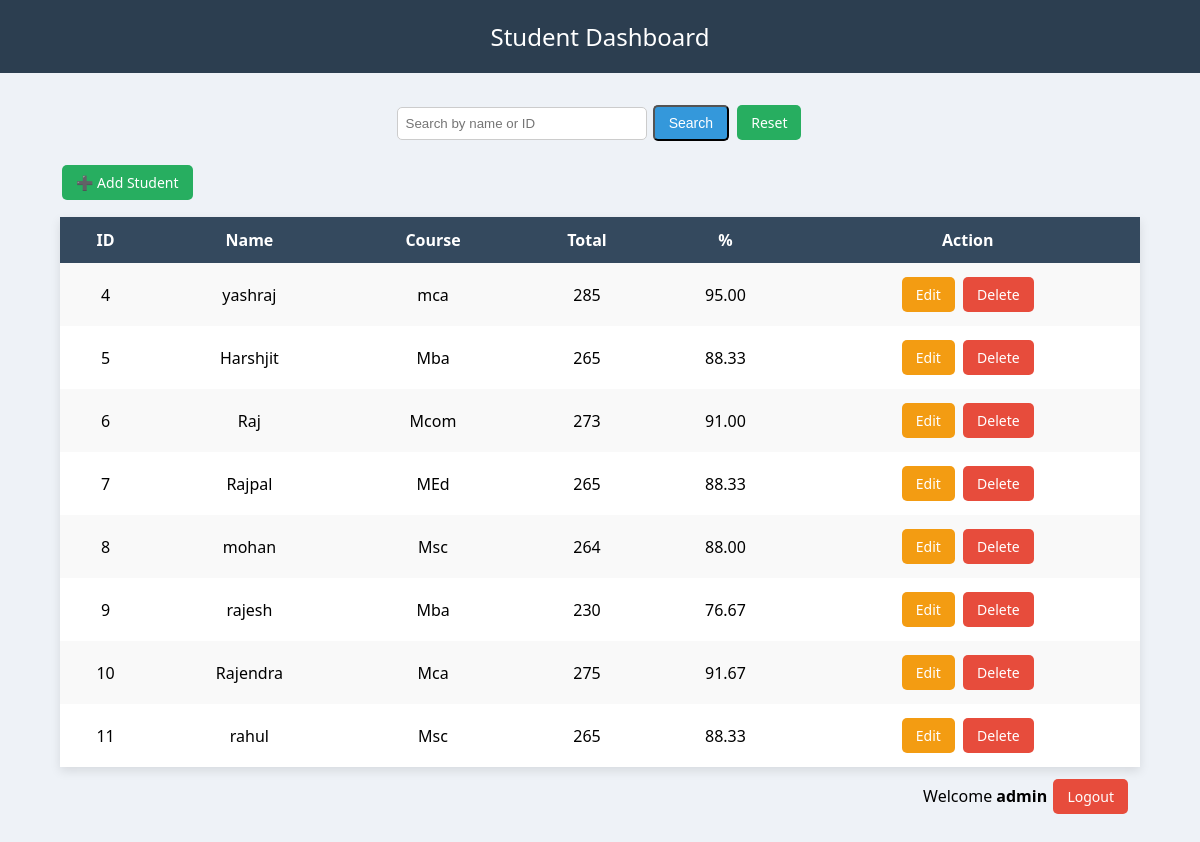
The page / (signed in) on the database its author committed.
### tables this page shows
CREATE TABLE students (
        id INTEGER PRIMARY KEY,
        name TEXT,
        age INTEGER,
        course TEXT,
        marks1 INTEGER,
        marks2 INTEGER,
        marks3 INTEGER,
        total INTEGER,
        percentage REAL
    );

### app.py (the view)
@app.route("/")
def index():
    if "user" not in session :
        return redirect("/login")
    conn = get_connection()
    cursor = conn.cursor()
    cursor.execute("SELECT * FROM students")
    data = cursor.fetchall()
    conn.close()
    return render_template("index.html", students=data, user=session["user"])

### app.py (called while the page is built)
def get_connection():
    return sqlite3.connect("students.db")

### templates/index.html
<div class="header">Student Dashboard</div>
<div class="container">
<link rel="stylesheet" href="{{ url_for('static', filename='style.css') }}">
    <div class="search-box">
        <form action="/search" method="GET">
            <input type="text" name="query" placeholder="Search by name or ID">
            <button class="btn btn-search">Search</button>
            <a href="/" class="btn btn-add">Reset</a>
        </form>
    </div>
    <div style="margin-bottom:15px;">
        <a href="/add" class="btn btn-add">➕ Add Student</a>
    </div>
    <table>
        <tr>
            <th>ID</th>
            <th>Name</th>
            <th>Course</th>
            <th>Total</th>
            <th>%</th>
            <th>Action</th>
        </tr>
        {% for s in students %}
        <tr>
            <td>{{s[0]}}</td>
            <td>{{s[1]}}</td>
            <td>{{s[3]}}</td>
            <td>{{s[7]}}</td>
            <td>{{ "%.2f"|format(s[8]) }}</td>
            <td>
                <a href="/edit/{{s[0]}}" class="btn btn-edit">Edit</a>
                <a href="/delete/{{s[0]}}" class="btn btn-delete">Delete</a>
            </td>
        </tr>
        {% endfor %}
    </table>
<div style="text-align:right; margin:10px;">
    Welcome <b>{{user}}</b>
    <a href="/logout" class="btn btn-delete">Logout</a>
</div>
</div>

### static/style.css (style rules this page uses)
* { margin: 0; padding: 0; box-sizing: border-box; }
.header { background: #2c3e50; color: white; padding: 20px; text-align: center; font-size: 24px; }
.container { width: 90%; margin: 30px auto; }
.btn { padding: 8px 14px; border-radius: 5px; color: white; text-decoration: none; font-size: 14px; margin: 2px; display: inline-block; }
.btn-add { background: #27ae60; }
.btn-edit { background: #f39c12; }
.btn-delete { background: #e74c3c; }
.btn-search { background: #3498db; }
.search-box { text-align: center; margin-bottom: 20px; }
.search-box input { padding: 8px; width: 250px; border: 1px solid #ccc; border-radius: 5px; }
table { width: 100%; border-collapse: collapse; background: white; box-shadow: 0px 4px 10px rgba(0,0,0,0.1); }
th, td { padding: 12px; text-align: center; }
th { background: #34495e; color: white; }
tr:nth-child(even) { background: #f9f9f9; }

### rows shown on the page
students: id "4", name "yashraj", course "mca", total "285", percentage "95.00"
students: id "5", name "Harshjit", course "Mba", total "265", percentage "88.33"
students: id "6", name "Raj", course "Mcom", total "273", percentage "91.00"
students: id "7", name "Rajpal", course "MEd", total "265", percentage "88.33"
students: id "8", name "mohan", course "Msc", total "264", percentage "88.00"
students: id "9", name "rajesh", course "Mba", total "230", percentage "76.67"
students: id "10", name "Rajendra", course "Mca", total "275", percentage "91.67"
students: id "11", name "rahul", course "Msc", total "265", percentage "88.33"

### other values the page prints
{{ user }} "admin"
